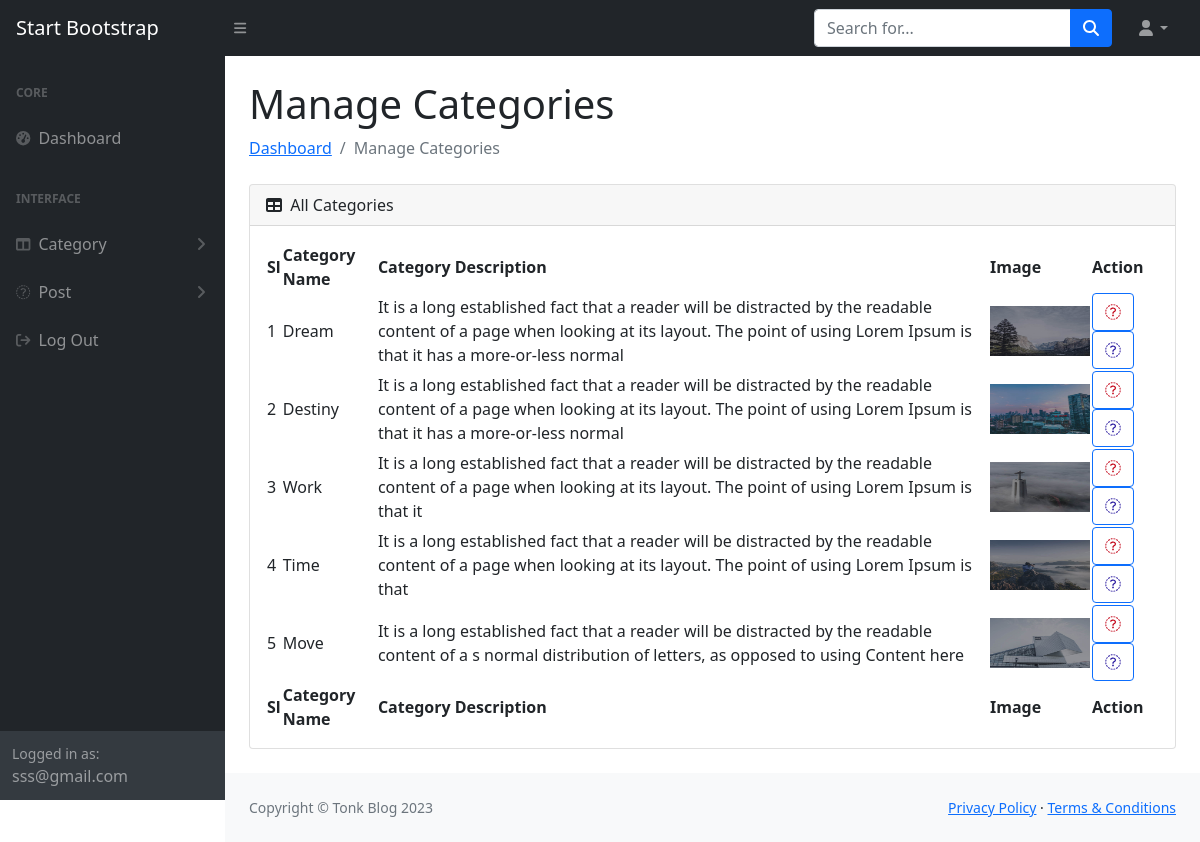
The page /blog/admin/manage_categories.php (signed in) on the database its author committed.
### tables this page shows
CREATE TABLE `tbl_categories` (
  `id` int(10) NOT NULL,
  `cate_name` varchar(40) NOT NULL,
  `cate_description` varchar(200) NOT NULL,
  `cate_img` varchar(255) NOT NULL
);

### blog/admin/manage_categories.php (called while the page is built, shortened)
<?php
        require("master_tamplate.php")
?>

### blog/admin/config/Config.php (called while the page is built, shortened)
<?php
        class Config {
            public function __construct() {
                $this->con = new Mysqli("localhost", "root", "", "tonk");
            }
        }
?>

### blog/admin/classes/Categories.php (called while the page is built, shortened)
<?php
        class Categories extends Config {
            public function all_category () {
                return $this->con->query("SELECT * FROM `tbl_categories`");
            }
        }
?>

### blog/admin/views/mng_cate_cont.php (the view, shortened to what this page needs)
<?php
        $title = "Manage Categories";
?>
<h1 class="mt-4"><?= $title;?></h1>
<ol class="breadcrumb mb-4">
    <li class="breadcrumb-item"><a href="dashboard.php">Dashboard</a></li>
    <li class="breadcrumb-item active"><?= $title;?></li>
</ol>
<?php
        include_once("classes/Categories.php");
        $cat = new Categories();
?>
<div class="card mb-4">
    <div class="card-header">
        <i class="fas fa-table me-1"></i>
        All Categories
    </div>
    <div class="card-body">
        <table id="datatablesSimple">
            <thead>
                <tr>
                    <th>Sl</th>
                    <th>Category Name</th>
                    <th>Category Description</th>
                    <th>Image</th>
                    <th>Action</th>
                </tr>
            </thead>
            <tfoot>
                <tr>
                    <th>Sl</th>
                    <th>Category Name</th>
                    <th>Category Description</th>
                    <th>Image</th>
                    <th>Action</th>
                </tr>
            </tfoot>
            <tbody>
                <?php
                        $all_cat = $cat->all_category();
                        $sl = 1;
                        if(mysqli_num_rows($all_cat)>0) {
                            foreach($all_cat as $cat_item) {?>
                            <tr>
                                <td><?= $sl++; ?></td>
                                <td><?= $cat_item['cate_name']; ?></td>
                                <td><?= $cat_item['cate_description']; ?></td>
                                <td>
                                    <img src="../upload/<?= $cat_item['cate_img']; ?>" alt="" width="100px" height="50px">
                                </td>
                                <td>
                                    <a href="?cid=<?= $cat_item['id'];?>" class="btn btn-outline-primary" ><i class="fa-sharp fa-solid fa-trash" style="color: #c4081b;"></i></a>
                                    <a href="edit_category.php?cid=<?= $cat_item['id'];?>" class="btn btn-outline-primary" ><i class="fa-sharp fa-solid fa-pen-to-square" style="color: #2c1ca0;"></i></a>
                                </td>
                            </tr>
                        <?php
                            }
                        }
                ?>
            </tbody>
        </table>
    </div>
</div>

### rows shown on the page
tbl_categories: cate_name "Dream", cate_description "It is a long established fact that a reader will be distracted by the readable content of a page when looking at its layout. The point of using Lorem Ipsum is that it has a more-or-less normal", cate_img (picture)
tbl_categories: cate_name "Destiny", cate_description "It is a long established fact that a reader will be distracted by the readable content of a page when looking at its layout. The point of using Lorem Ipsum is that it has a more-or-less normal", cate_img (picture)
tbl_categories: cate_name "Work", cate_description "It is a long established fact that a reader will be distracted by the readable content of a page when looking at its layout. The point of using Lorem Ipsum is that it", cate_img (picture)
tbl_categories: cate_name "Time", cate_description "It is a long established fact that a reader will be distracted by the readable content of a page when looking at its layout. The point of using Lorem Ipsum is that", cate_img (picture)
tbl_categories: cate_name "Move", cate_description "It is a long established fact that a reader will be distracted by the readable content of a s normal distribution of letters, as opposed to using Content here", cate_img (picture)

### other values the page prints
$email "sss@gmail.com"
$title "Manage Categories"
